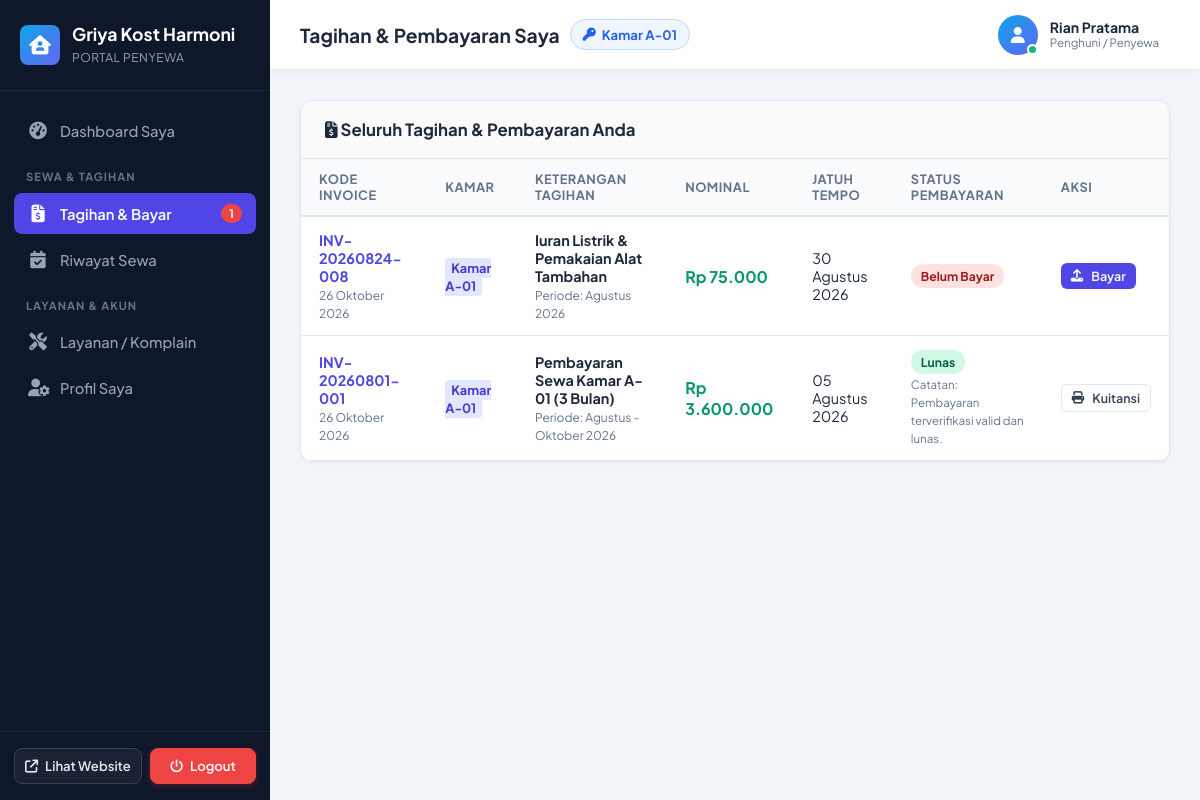
The page /user/tagihan_saya.php (signed in) on the database its author committed.
### tables this page shows
CREATE TABLE `tbl_pengaturan` (
  `id` int(11) NOT NULL AUTO_INCREMENT,
  `nama_kost` varchar(100) NOT NULL DEFAULT 'Griya Kost Harmoni',
  `slogan` varchar(255) DEFAULT 'Hunian Modern, Bersih, Nyaman, Aman, dan Strategis',
  `logo` varchar(255) DEFAULT 'logo.png',
  `banner` varchar(255) DEFAULT 'banner.jpg',
  `deskripsi` text DEFAULT NULL,
  `alamat` text DEFAULT NULL,
  `kota` varchar(100) DEFAULT 'Jakarta Selatan',
  `no_telepon` varchar(20) DEFAULT '021-88997766',
  `no_wa` varchar(20) DEFAULT '081234567890',
  `email` varchar(100) DEFAULT 'kontak@griyakostharmoni.com',
  `nama_bank` varchar(50) DEFAULT 'Bank BCA',
  `no_rekening` varchar(50) DEFAULT '8830129841',
  `atas_nama` varchar(100) DEFAULT 'Griya Kost Harmoni',
  `qris_image` varchar(255) DEFAULT NULL,
  `updated_at` timestamp NOT NULL DEFAULT CURRENT_TIMESTAMP ON UPDATE CURRENT_TIMESTAMP,
  PRIMARY KEY (`id`)
);

CREATE TABLE `tbl_booking` (
  `id_booking` int(11) NOT NULL AUTO_INCREMENT,
  `kode_booking` varchar(30) NOT NULL UNIQUE,
  `id_user` int(11) NOT NULL,
  `id_kamar` int(11) NOT NULL,
  `tgl_booking` timestamp NOT NULL DEFAULT CURRENT_TIMESTAMP,
  `tgl_mulai_sewa` date NOT NULL,
  `durasi_bulan` int(11) NOT NULL DEFAULT 1,
  `tgl_selesai_sewa` date NOT NULL,
  `total_biaya` decimal(12,2) NOT NULL,
  `catatan` text DEFAULT NULL,
  `status_booking` enum('pending','disetujui','ditolak','aktif','selesai','dibatalkan') NOT NULL DEFAULT 'pending',
  `diverifikasi_oleh` int(11) DEFAULT NULL,
  `tgl_verifikasi` datetime DEFAULT NULL,
  PRIMARY KEY (`id_booking`),
  KEY `fk_booking_user` (`id_user`),
  KEY `fk_booking_kamar` (`id_kamar`),
  CONSTRAINT `fk_booking_user` FOREIGN KEY (`id_user`) REFERENCES `tbl_users` (`id_user`) ON DELETE CASCADE,
  CONSTRAINT `fk_booking_kamar` FOREIGN KEY (`id_kamar`) REFERENCES `tbl_kamar` (`id_kamar`) ON DELETE CASCADE
);

CREATE TABLE `tbl_kamar` (
  `id_kamar` int(11) NOT NULL AUTO_INCREMENT,
  `id_kategori` int(11) NOT NULL,
  `nomor_kamar` varchar(20) NOT NULL UNIQUE,
  `nama_kamar` varchar(100) NOT NULL,
  `lantai` int(11) NOT NULL DEFAULT 1,
  `ukuran` varchar(20) NOT NULL DEFAULT '3x4 meter',
  `harga_per_bulan` decimal(12,2) NOT NULL,
  `harga_per_tahun` decimal(12,2) DEFAULT NULL,
  `harga_per_hari` decimal(12,2) DEFAULT NULL,
  `status` enum('tersedia','terisi','renovasi') NOT NULL DEFAULT 'tersedia',
  `foto_utama` varchar(255) DEFAULT 'kamar_default.jpg',
  `deskripsi` text DEFAULT NULL,
  `created_at` timestamp NOT NULL DEFAULT CURRENT_TIMESTAMP,
  PRIMARY KEY (`id_kamar`),
  KEY `fk_kamar_kategori` (`id_kategori`),
  CONSTRAINT `fk_kamar_kategori` FOREIGN KEY (`id_kategori`) REFERENCES `tbl_kategori_kamar` (`id_kategori`) ON DELETE CASCADE
);

CREATE TABLE `tbl_users` (
  `id_user` int(11) NOT NULL AUTO_INCREMENT,
  `username` varchar(50) NOT NULL UNIQUE,
  `password` varchar(255) NOT NULL,
  `nama_lengkap` varchar(100) NOT NULL,
  `email` varchar(100) NOT NULL UNIQUE,
  `no_hp` varchar(20) NOT NULL,
  `role` enum('admin','petugas','pengunjung') NOT NULL DEFAULT 'pengunjung',
  `foto` varchar(255) DEFAULT 'default_user.png',
  `alamat_asal` text DEFAULT NULL,
  `pekerjaan` varchar(100) DEFAULT 'Mahasiswa / Karyawan',
  `no_ktp` varchar(30) DEFAULT NULL,
  `status_aktif` enum('aktif','nonaktif') NOT NULL DEFAULT 'aktif',
  `created_at` timestamp NOT NULL DEFAULT CURRENT_TIMESTAMP,
  PRIMARY KEY (`id_user`)
);

CREATE TABLE `tbl_tagihan_pembayaran` (
  `id_tagihan` int(11) NOT NULL AUTO_INCREMENT,
  `kode_tagihan` varchar(30) NOT NULL UNIQUE,
  `id_booking` int(11) DEFAULT NULL,
  `id_user` int(11) NOT NULL,
  `id_kamar` int(11) NOT NULL,
  `judul_tagihan` varchar(150) NOT NULL,
  `jenis_biaya` enum('sewa_kost','listrik','kebersihan','denda','lainnya') NOT NULL DEFAULT 'sewa_kost',
  `periode_bulan` varchar(30) NOT NULL,
  `nominal` decimal(12,2) NOT NULL,
  `tgl_jatuh_tempo` date NOT NULL,
  `status_pembayaran` enum('belum_bayar','menunggu_verifikasi','lunas','ditolak') NOT NULL DEFAULT 'belum_bayar',
  `bukti_transfer` varchar(255) DEFAULT NULL,
  `tgl_bayar` datetime DEFAULT NULL,
  `metode_pembayaran` varchar(50) DEFAULT 'Transfer Bank',
  `catatan_pembayar` text DEFAULT NULL,
  `catatan_petugas` text DEFAULT NULL,
  `diverifikasi_oleh` int(11) DEFAULT NULL,
  `created_at` timestamp NOT NULL DEFAULT CURRENT_TIMESTAMP,
  PRIMARY KEY (`id_tagihan`),
  KEY `fk_tagihan_user` (`id_user`),
  KEY `fk_tagihan_kamar` (`id_kamar`),
  KEY `fk_tagihan_booking` (`id_booking`),
  CONSTRAINT `fk_tagihan_user` FOREIGN KEY (`id_user`) REFERENCES `tbl_users` (`id_user`) ON DELETE CASCADE,
  CONSTRAINT `fk_tagihan_kamar` FOREIGN KEY (`id_kamar`) REFERENCES `tbl_kamar` (`id_kamar`) ON DELETE CASCADE,
  CONSTRAINT `fk_tagihan_booking` FOREIGN KEY (`id_booking`) REFERENCES `tbl_booking` (`id_booking`) ON DELETE SET NULL
);

### user/tagihan_saya.php (the view, shortened to what the rows shown need)
<?php
$page_title = "Tagihan & Pembayaran Saya";
require_once __DIR__ . '/header.php';
$id_user = (int)$_SESSION['user_id'];
$my_bills = mysqli_query($conn, "SELECT t.*, k.nomor_kamar, k.nama_kamar
                                 FROM tbl_tagihan_pembayaran t
                                 JOIN tbl_kamar k ON t.id_kamar = k.id_kamar
                                 WHERE t.id_user = $id_user
                                 ORDER BY (t.status_pembayaran = 'belum_bayar') DESC, t.id_tagihan DESC");
?>
<div class="card">
    <div class="card-body" style="padding: 0;">
        <div class="table-responsive">
            <table class="data-table">
                <thead>
                    <tr>
                        <th>Kode Invoice</th>
                        <th>Kamar</th>
                        <th>Keterangan Tagihan</th>
                        <th>Nominal</th>
                        <th>Jatuh Tempo</th>
                        <th>Status Pembayaran</th>
                        <th>Aksi</th>
                    </tr>
                </thead>
                <tbody>
                    <?php if ($my_bills && mysqli_num_rows($my_bills) > 0): ?>
                        <?php while ($t = mysqli_fetch_assoc($my_bills)):
                            $statusBadge = [
                                'belum_bayar' => 'badge-danger',
                                'menunggu_verifikasi' => 'badge-warning',
                                'lunas' => 'badge-success',
                                'ditolak' => 'badge-secondary'
                            ][$t['status_pembayaran']] ?? 'badge-secondary';
                        ?>
                            <tr>
                                <td>
                                    <b style="color: var(--adm-primary);"><?= htmlspecialchars($t['kode_tagihan']) ?></b><br>
                                    <small style="color: var(--adm-muted);"><?= tgl_indo($t['created_at']) ?></small>
                                </td>
                                <td>
                                    <span style="font-size: 0.8rem; background: #e0e7ff; color: #4338ca; padding: 2px 6px; border-radius: 4px; font-weight: 700;">
                                        Kamar <?= htmlspecialchars($t['nomor_kamar']) ?>
                                    </span>
                                </td>
                                <td>
                                    <b><?= htmlspecialchars($t['judul_tagihan']) ?></b><br>
                                    <small style="color: var(--adm-muted);">Periode: <?= htmlspecialchars($t['periode_bulan']) ?></small>
                                </td>
                                <td><b style="color: #059669; font-size: 1rem;"><?= format_rupiah($t['nominal']) ?></b></td>
                                <td>
                                    <span><?= tgl_indo($t['tgl_jatuh_tempo']) ?></span>
                                </td>
                                <td>
                                    <span class="badge <?= $statusBadge ?>"><?= str_replace('_', ' ', ucfirst($t['status_pembayaran'])) ?></span>
                                    <?php if (!empty($t['catatan_petugas'])): ?>
                                        <br><small style="color: var(--adm-muted); font-size: 0.72rem;">Catatan: <?= htmlspecialchars($t['catatan_petugas']) ?></small>
                                    <?php endif; ?>
                                </td>
                                <td>
                                    <div style="display: flex; gap: 6px;">
                                        <?php if (in_array($t['status_pembayaran'], ['belum_bayar', 'ditolak'])): ?>
                                            <a href="bayar_upload.php?id=<?= $t['id_tagihan'] ?>" class="btn btn-primary btn-sm">
                                                <i class="fa-solid fa-upload"></i> Bayar
                                            </a>
                                        <?php elseif ($t['status_pembayaran'] === 'menunggu_verifikasi'): ?>
                                            <a href="bayar_upload.php?id=<?= $t['id_tagihan'] ?>" class="btn btn-outline btn-sm" title="Lihat Bukti">
                                                <i class="fa-solid fa-clock"></i> Cek Bukti
                                            </a>
                                        <?php elseif ($t['status_pembayaran'] === 'lunas'): ?>
                                            <a href="invoice.php?id=<?= $t['id_tagihan'] ?>" target="_blank" class="btn btn-outline btn-sm" title="Kuitansi Digital">
                                                <i class="fa-solid fa-print"></i> Kuitansi
                                            </a>
                                        <?php endif; ?>
                                    </div>
                                </td>
                            </tr>
                        <?php endwhile; ?>
                    <?php else: ?>
                        <tr><td colspan="7" style="text-align: center; color: var(--adm-muted);">Tidak ada riwayat tagihan.</td></tr>
                    <?php endif; ?>
                </tbody>
            </table>
        </div>
    </div>
</div>
<?php require_once __DIR__ . '/footer.php'; ?>

### user/header.php (shortened to what the rows shown need)
<?php
require_once __DIR__ . '/../koneksi.php';
require_once __DIR__ . '/../config/helper.php';
$profil = get_profil_kost($conn);
$curr_user = get_current_user_data($conn);
$id_u = (int)$_SESSION['user_id'];
$q_kamar_user = mysqli_query($conn, "SELECT b.id_booking, k.nomor_kamar, k.nama_kamar
                                    FROM tbl_booking b
                                    JOIN tbl_kamar k ON b.id_kamar = k.id_kamar
                                    WHERE b.id_user = $id_u AND b.status_booking = 'aktif'
                                    LIMIT 1");
$kamar_saya = mysqli_fetch_assoc($q_kamar_user);
?>
<!DOCTYPE html>
<html lang="id">
<head>
    <link rel="stylesheet" href="../assets/css/admin.css?v=<?= time() ?>">
    <link rel="stylesheet" href="https://cdnjs.cloudflare.com/ajax/libs/font-awesome/6.4.0/css/all.min.css">
</head>
<body>
<div class="admin-layout">
    <aside class="sidebar">
        <div class="sidebar-header">
            <div>
                <h2 class="sidebar-title"><?= htmlspecialchars($profil['nama_kost']) ?></h2>
                <span class="sidebar-subtitle">Portal Penyewa</span>
            </div>
        </div>
    </aside>
    <div class="main-wrapper">
        <header class="topbar">
            <div class="topbar-left">
                <div class="topbar-title">
                    <span><?= isset($page_title) ? $page_title : 'Dashboard Penyewa' ?></span>
                    <?php if ($kamar_saya): ?>
                        <span class="topbar-room-pill" title="Kamar Aktif Anda">
                            <i class="fa-solid fa-key"></i> Kamar <?= htmlspecialchars($kamar_saya['nomor_kamar']) ?>
                        </span>
                    <?php endif; ?>
                </div>
            </div>
            <div class="topbar-right">
                <div class="user-profile-btn" style="cursor: default;">
                    <div class="user-info">
                        <span class="user-name"><?= htmlspecialchars($curr_user['nama_lengkap'] ?? 'Penyewa') ?></span>
                        <span class="user-role-badge">Penghuni / Penyewa</span>
                    </div>
                </div>
            </div>
        </header>
        <main class="page-content">

### rows shown on the page
tbl_pengaturan: nama_kost "Griya Kost Harmoni"
tbl_booking: id_kamar.nomor_kamar "A-01"
tbl_users: nama_lengkap "Rian Pratama"
tbl_tagihan_pembayaran: kode_tagihan "INV-20260824-008", created_at "26 Oktober 2026", id_kamar.nomor_kamar "A-01", judul_tagihan "Iuran Listrik & Pemakaian Alat Tambahan", periode_bulan "Agustus 2026", nominal "Rp 75.000", tgl_jatuh_tempo "30 Agustus 2026", status_pembayaran "Belum Bayar"
tbl_tagihan_pembayaran: kode_tagihan "INV-20260801-001", created_at "26 Oktober 2026", id_kamar.nomor_kamar "A-01", judul_tagihan "Pembayaran Sewa Kamar A-01 (3 Bulan)", periode_bulan "Agustus - Oktober 2026", nominal "Rp 3.600.000", tgl_jatuh_tempo "05 Agustus 2026", status_pembayaran "Lunas", catatan_petugas "Pembayaran terverifikasi valid dan lunas."

### other values the page prints
$tagihan_unpaid "1"
$page_title "Tagihan & Pembayaran Saya"
